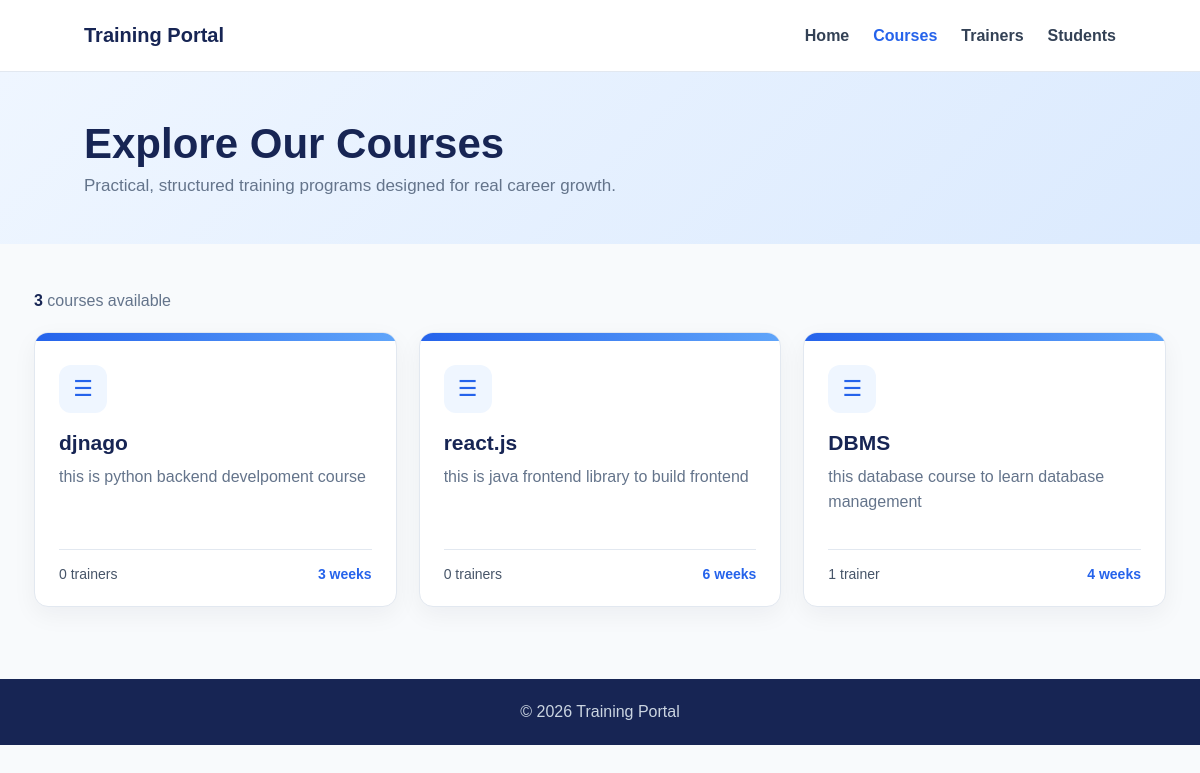
The page /academy/course/ on the database its author committed.
### academy/models.py (models this page shows)
class Course(models.Model):
    course_name =models.CharField(max_length=100)
    description =models.CharField(max_length=200)
    duration =models.IntegerField(help_text="durations in weeks")
    trainers=models.ManyToManyField('Trainer',related_name="courses",blank=True)
    def __str__(self):
        return self.course_name

### academy/views.py (the view)
# urls.py: path('course/',views.course,name='course'),
def course(request):
    courses=Course.objects.all()
    print(courses)
    context ={
        'courses': courses
    }
    return render(request,'courses.html',context)

### templates/courses.html (shortened to what this page needs)
<!DOCTYPE html>
{% load static %}
<html lang="en">
<head>
    <link rel="stylesheet" href="{% static 'css/courses.css' %}">
</head>
<body>
    <nav class="navbar" aria-label="Main navigation">
        <a class="brand" href="{% url 'home' %}">Training Portal</a>
        <div class="nav-links">
            <a href="{% url 'home' %}">Home</a>
            <a class="active" href="{% url 'course' %}">Courses</a>
            <a href="{% url 'trainer' %}">Trainers</a>
            <a href="{% url 'student' %}">Students</a>
        </div>
    </nav>
    <header class="page-header">
        <h1>Explore Our Courses</h1>
        <p>Practical, structured training programs designed for real career growth.</p>
    </header>
    <main class="container">
        <div class="toolbar">
            <div class="count"><strong>{{ courses|length }}</strong> courses available</div>
        </div>
        <div class="course-grid">
            {% for c in courses %}
            <article class="course-card">
                <div class="course-banner"></div>
                <div class="course-body">
                    <div class="course-icon">&#9776;</div>
                    <h2>{{ c.course_name }}</h2>
                    <p>{{ c.description|default:"Build practical skills with guided lessons and hands-on projects." }}</p>
                    <div class="course-footer">
                        <span>{{ c.trainers.count }} trainer{% if c.trainers.count != 1 %}s{% endif %}</span>
                        <span class="duration">{{ c.duration }} weeks</span>
                    </div>
                </div>
            </article>
            {% empty %}
            <div class="empty">No courses are available right now.</div>
            {% endfor %}
        </div>
    </main>
    <footer>&copy; {% now "Y" %} Training Portal</footer>
</body>
</html>

### static/css/courses.css (style rules this page uses)
:root { --navy:#172554; --blue:#2563eb; --muted:#64748b; --border:#e2e8f0; --light:#eff6ff; --white:#fff; }
* { box-sizing:border-box; }
body { margin:0; font-family:Arial, Helvetica, sans-serif; color:#1e293b; background:#f8fafc; }
.navbar { height:72px; display:flex; align-items:center; justify-content:space-between; padding:0 7%; background:var(--white); border-bottom:1px solid var(--border); }
.brand { color:var(--navy); font-size:20px; font-weight:700; text-decoration:none; }
.nav-links { display:flex; gap:24px; }
.nav-links a { color:#334155; font-weight:600; text-decoration:none; }
.nav-links a:hover, .nav-links a.active { color:var(--blue); }
.page-header { padding:48px 7%; background:linear-gradient(135deg,#eff6ff,#dbeafe); }
.page-header h1 { margin:0 0 8px; color:var(--navy); font-size:42px; }
.page-header p { margin:0; color:var(--muted); font-size:17px; }
.container { max-width:1180px; margin:0 auto; padding:48px 24px 72px; }
.toolbar { display:flex; align-items:center; justify-content:space-between; margin-bottom:22px; }
.count { color:var(--muted); }
.count strong { color:var(--navy); }
.course-grid { display:grid; grid-template-columns:repeat(3,1fr); gap:22px; }
.course-card { overflow:hidden; background:var(--white); border:1px solid var(--border); border-radius:14px; box-shadow:0 8px 24px rgba(15,23,42,.05); }
.course-banner { height:8px; background:linear-gradient(90deg,var(--blue),#60a5fa); }
.course-body { padding:24px; }
.course-icon { width:48px; height:48px; display:grid; place-items:center; margin-bottom:18px; border-radius:12px; color:var(--blue); background:var(--light); font-size:22px; }
.course-card h2 { margin:0 0 10px; color:var(--navy); font-size:21px; }
.course-card p { min-height:66px; margin:0 0 18px; color:var(--muted); line-height:1.55; }
.course-footer { display:flex; justify-content:space-between; padding-top:16px; border-top:1px solid var(--border); color:#475569; font-size:14px; }
.duration { color:var(--blue); font-weight:700; }
footer { padding:24px; color:#cbd5e1; background:var(--navy); text-align:center; }

### rows shown on the page
Course: course_name "djnago", description "this is python backend develpoment course", trainers.count "0", duration "3"
Course: course_name "react.js", description "this is java frontend library to build frontend", trainers.count "0", duration "6"
Course: course_name "DBMS", description "this database course to learn database management", trainers.count "1", duration "4"

### other values the page prints
{{ courses|length }} "3"
